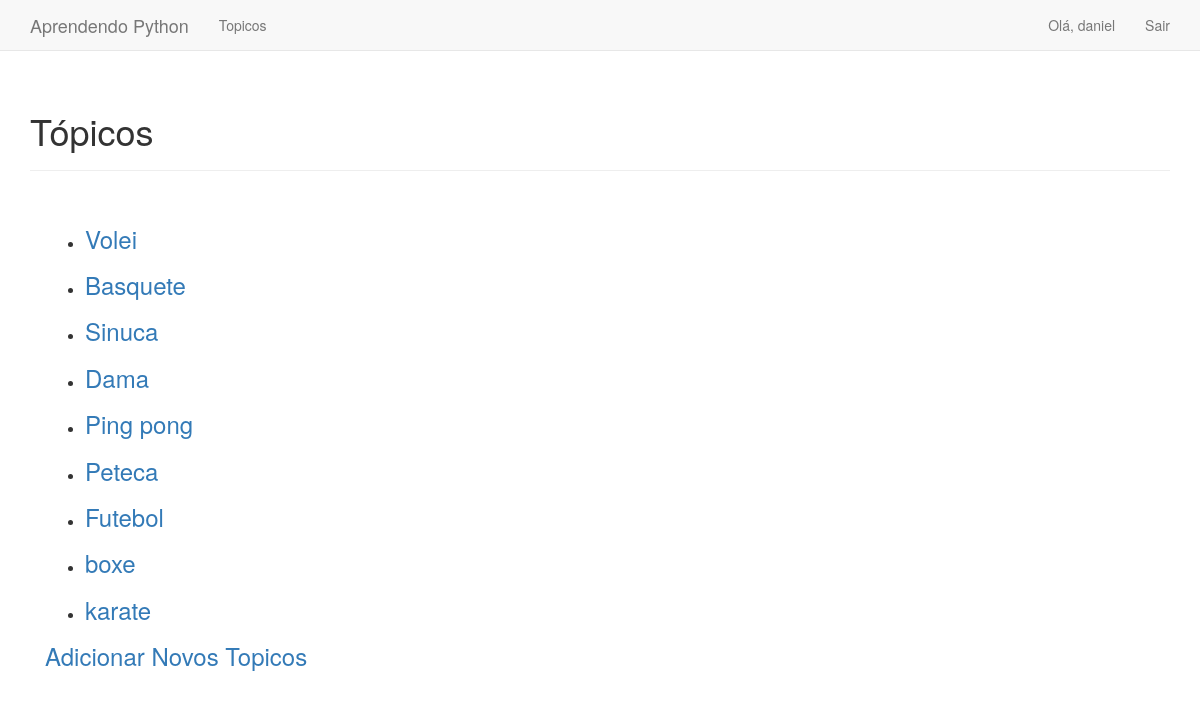
Screenshot of /topicos (signed in) with the database file from the repository.
### aprendizadopythons/models.py (models this page shows)
class Topico(models.Model):
    text = models.CharField(max_length=200)
    """usa-se CharField para textos pequenos com max_length"""
    date_added = models.DateTimeField(auto_now_add=True)
    owner = models.ForeignKey(User, on_delete=models.CASCADE)
    def __str__(self):
        return self.text

### aprendizadopythons/views.py (the view)
# urls.py: path('topicos', views.topicos, name='topicos' ),
@login_required
def topicos(request):
    topicos = Topico.objects.filter(owner=request.user).order_by('date_added')
    contexto = {'topicos': topicos}
    return render(request, 'aprendizadopythons/topicos.html', contexto)

### aprendizadopythons/templates/aprendizadopythons/topicos.html
{% extends "aprendizadopythons/base.html" %}
{% block header %}
<h1>Tópicos</h1>
{% endblock header %}
{% block content %}
<ul>
    {% for topico in topicos %}
    <li>
        <h3><a href="{% url 'topico' topico.id %}">{{ topico }}</a></h3>
    </li>
    {% empty%}
    <li>Não há tópicos na lista</li>
    {% endfor %}
</ul>
<h3><a href="{% url 'novo_topico' %}">Adicionar Novos Topicos</a> <br></h3>
{% endblock content%}

### aprendizadopythons/templates/aprendizadopythons/base.html (shortened to what this page needs)
{% load bootstrap3 %}
<!DOCTYPE html>
<html lang="pt-br">
  <head>
    {% bootstrap_css %}
  </head>
  <body>
    <nav class="navbar navbar-default navbar-static-top">
      <div class="container">
        <div class="navbar-header">
          <a class="navbar-brand" href="{% url 'index' %}">Aprendendo Python</a>
        </div>
        <div class="collapse navbar-collapse" id="navbar">
          <ul class="nav navbar-nav">
            <li><a href="{% url 'topicos'%}">Topicos</a></li>
          </ul>
          <ul class="nav navbar-nav navbar-right">
            {% if user.is_authenticated %}
            <li><a>Olá, {{user.username}}</a></li>
            <li><a href="{% url 'logout' %}">Sair</a></li>
            {% else %}
            <li><a href="{% url 'register' %}">Registrar</a></li>
            <li><a href="{% url 'login'%}">Entrar</a></li>
            {% endif%}
          </ul>
        </div>
      </div>
    </nav>
    <div class="container">
      <div class="page-header">{% block header %}{% endblock header %}</div>
      <div class="panel-body">{% block content %}{% endblock content %}</div>
    </div>
  </body>
</html>

### rows the page displays
Topico: text "Volei"
Topico: text "Basquete"
Topico: text "Sinuca"
Topico: text "Dama"
Topico: text "Ping pong"
Topico: text "Peteca"
Topico: text "Futebol"
Topico: text "boxe"
Topico: text "karate"

### other values shown
{{ user.username }} "daniel"
